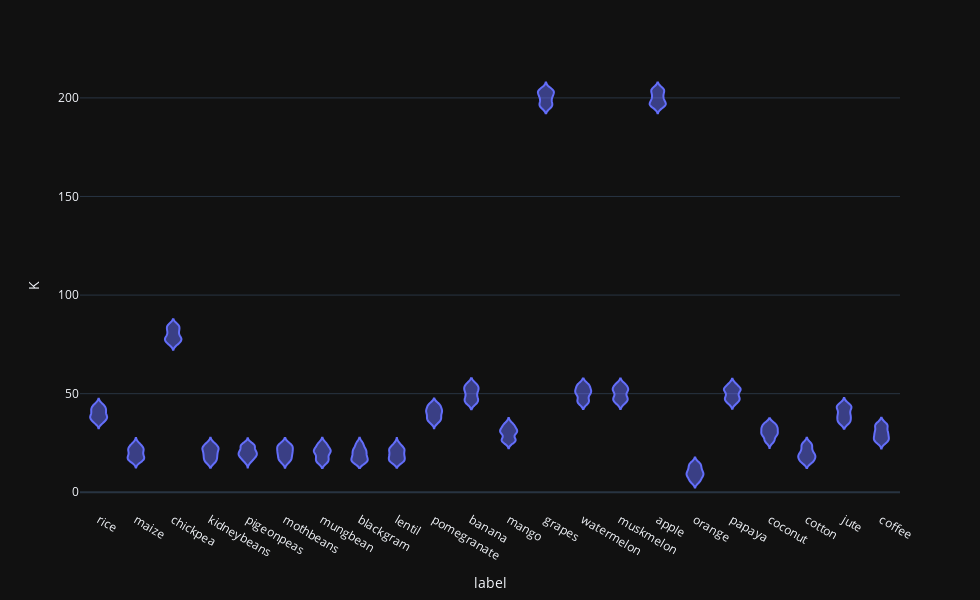

Notebook code for this chart:
### Code cell
fig = px.violin(data,x='label',y='K',template = 'plotly_dark',)
fig.update_layout(autosize=False,width=980,height=600,)
fig.show()

### Figure 1 — Plotly figure (JSON) as saved in the notebook; plotly's stock layout.template omitted (floating-point values rounded to 4 significant figures; data arrays with more than 128 entries replaced by an {"elided": "..."} marker saying what was removed)
{"data": [{"alignmentgroup": "True", "box": {"visible": false}, "hovertemplate": "label=%{x}<br>K=%{y}<extra></extra>", "legendgroup": "", "marker": {"color": "#636efa"}, "name": "", "offsetgroup": "", "orientation": "v", "scalegroup": "True", "showlegend": false, "type": "violin", "x": {"elided": "2200 str values"}, "x0": " ", "xaxis": "x", "y": {"elided": "2200 int values"}, "y0": " ", "yaxis": "y"}], "layout": {"autosize": false, "height": 600, "legend": {"tracegroupgap": 0}, "margin": {"t": 60}, "violinmode": "group", "width": 980, "xaxis": {"anchor": "y", "domain": [0, 1], "title": {"text": "label"}}, "yaxis": {"anchor": "x", "domain": [0, 1], "title": {"text": "K"}}}}
